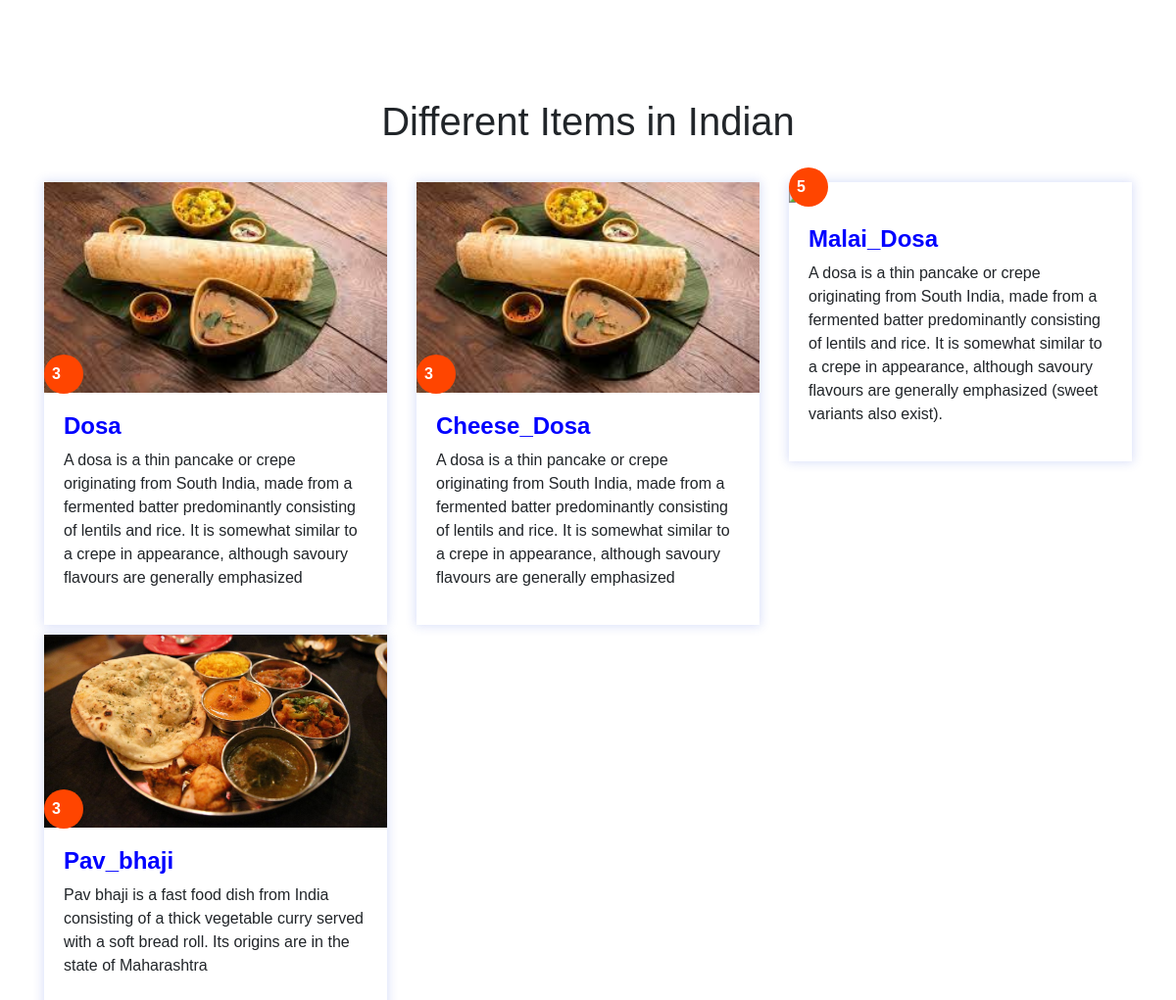
The app's page /FoodMood/Indian.php with its own data.
### tables this page shows
CREATE TABLE `indian` (
  `id` int(11) NOT NULL,
  `images` varchar(100) DEFAULT NULL,
  `price` int(20) DEFAULT NULL,
  `place` varchar(30) DEFAULT NULL,
  `details` varchar(1000) DEFAULT NULL,
  `myfile` varchar(30) DEFAULT NULL
);

### FoodMood/Indian.php (the view, shortened to what this page needs)
<!doctype html>
<html lang="en">
  <head>
    <link rel="stylesheet" href="Web1.css">
    <link rel="stylesheet" href="web11.css">
    <link rel="stylesheet" href="https://stackpath.bootstrapcdn.com/font-awesome/4.7.0/css/font-awesome.min.css">
    <link rel="stylesheet" href="https://stackpath.bootstrapcdn.com/bootstrap/4.3.1/css/bootstrap.min.css">
  </head>
  <body>
            <section class="features">
            <h1>Different Items in Indian</h1>
            <div class="container">
            <?php
          include("connection.php");
          $query = "SELECT * FROM  Indian " ;
          $data = mysqli_query($conn, $query);
          $total = mysqli_num_rows($data);
          if($total>0){
                  $num = 0;
                  while(1){
                        echo "<div class='row'>";
                                while($result = mysqli_fetch_assoc($data)){
                                  echo "
                                        <div class='col-md-4'>
                                              <div class='feature-box'>
                                                <div class='feature-img'>
                                                  ";
                                                  $hh = $result['myfile'];
                                                  $hh.=".php";
                                                  echo "
                                                  <a href='$hh'><img src='".$result['images']."'></a>
                                                  <div class='price'>
                                                    <p> ".$result["price"]." </p>
                                                  </div>
                                                </div>
                                                <div class='feature-details'>
                                                <h4> ".$result["myfile"]." </h4>
                                                  <p> ".$result["details"]."
                                                  <div>
                                                </div>
                                                  </p>
                                                </div>
                                              </div>
                                            </div>
                                ";
                                $num++;
                                if($num%3 == 0 || ($num == $total)){
                                              break;
                                }
                              }
                        echo "</div>";
                        if($num == $total)
                            break;
                    }
                }
                else{
                   echo "No images.";
                }
             ?>
            </div>
          </section>
            </body>
            </html>

### FoodMood/web1.css (style rules this page uses)
* { padding: 0px; margin: 0px; font-family: sans-serif; }
.features { padding: 100px 0; }
h1 { text-align: center; padding-bottom: 30px; }
.feature-img img { width: 100%; }
.price { height: 40px; width: 40px; background: orangered; border-radius: 50%; color: #fff; padding: 8px; font-weight: 600; bottom: -1px; position: absolute; }
.feature-img { position: relative; }
.feature-details { padding: 20px; justify-content: center; }
.feature-details h4 { font-weight: 600; margin-top: 0px; }
.feature-box { box-shadow: 0 0 10px 1px rgba(37,73,214,0.18); margin-bottom: 10px; }
.feature-details h4 { color: blue; }

### records on screen
indian: images (picture), price "3", myfile "Dosa", details "A dosa is a thin pancake or crepe originating from South India, made from a fermented batter predominantly consisting of lentils and rice. It is somewhat similar to a crepe in appearance, although savoury flavours are generally emphasized"
indian: images (picture), price "3", myfile "Cheese_Dosa", details "A dosa is a thin pancake or crepe originating from South India, made from a fermented batter predominantly consisting of lentils and rice. It is somewhat similar to a crepe in appearance, although savoury flavours are generally emphasized"
indian: price "5", myfile "Malai_Dosa", details "A dosa is a thin pancake or crepe originating from South India, made from a fermented batter predominantly consisting of lentils and rice. It is somewhat similar to a crepe in appearance, although savoury flavours are generally emphasized (sweet variants also exist)."
indian: images (picture), price "3", myfile "Pav_bhaji", details "Pav bhaji is a fast food dish from India consisting of a thick vegetable curry served with a soft bread roll. Its origins are in the state of Maharashtra"
